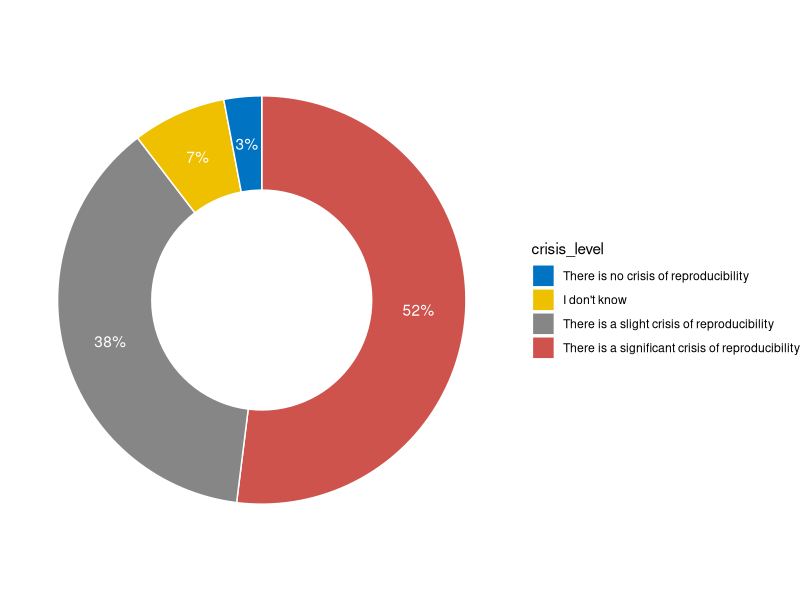

This figure's R source:
## ---- chunk 1
knitr::opts_chunk$set(echo = TRUE)
## ---- chunk 2
library(tidyverse)
data <- read_csv("data/data.csv")
plot1_data <- data %>%
  slice(-1) %>%
  rename(crisis_level=20) %>% # get rid of long variable name
  select(crisis_level) %>%
  mutate(crisis_level=as_factor(crisis_level))
pie_data <- plot1_data %>%
  group_by(crisis_level) %>%
  summarize(count=n()) %>%
  mutate(proportion=count/sum(count)) %>%
  arrange(desc(proportion)) %>%
  mutate(lab.ypos = cumsum(proportion) - 0.5*proportion) %>%
  mutate(crisis_level=fct_reorder(crisis_level, proportion))
my_colors <- c("#0073C2FF", "#EFC000FF", "#868686FF", "#CD534CFF")

ggplot(pie_data, aes(x=2, y=proportion, fill=crisis_level)) +
  geom_bar(stat="identity", color="white") +
  coord_polar(theta="y", start=0) +
  geom_text(aes(y=lab.ypos, label=paste(round(proportion*100), "%", sep="")), color="white") +
  scale_fill_manual(values=my_colors) +
  theme_void() +
  xlim(0.5, 2.5)
